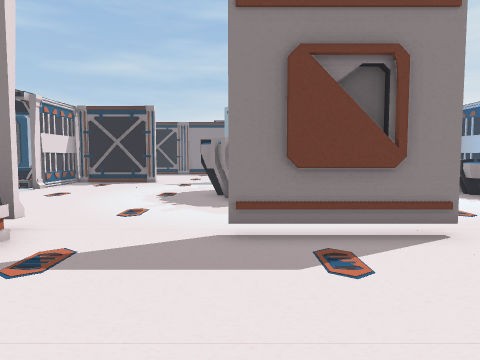
[1] (above)

21 first-person views from a walk through a 3-D level made in the Unity game engine. The camera is 1.4 m above the floor, tilts 4° down and sees 70° across. The floor is counted in squares, 1 m on a side. Each view is taken from the middle of a square. On the plan, view 1 faces up. The plan holds only what a view shows up to about 15 squares ahead; the rest is blank. Door leaves are left out, so doorways stand open. Some surface patterns are stand-ins.

[2]
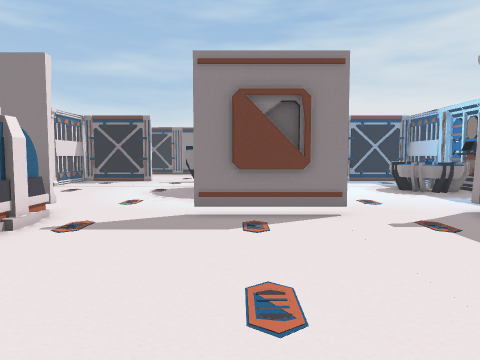

[3]
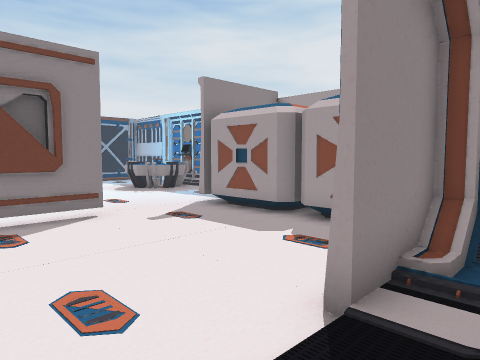

[4]
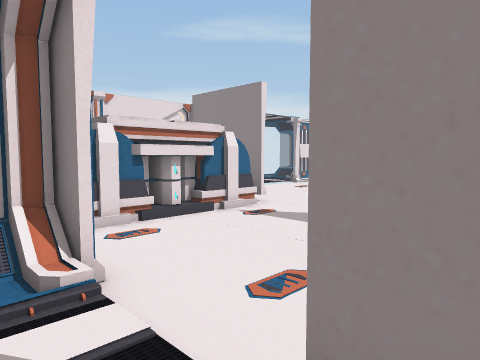

[5]
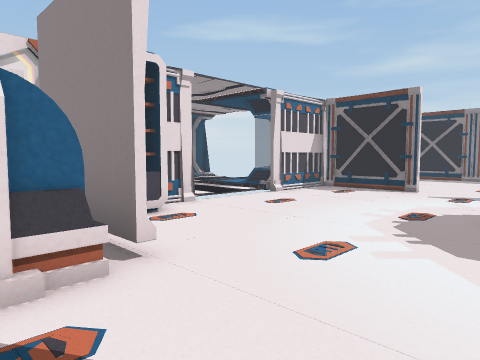

[6]
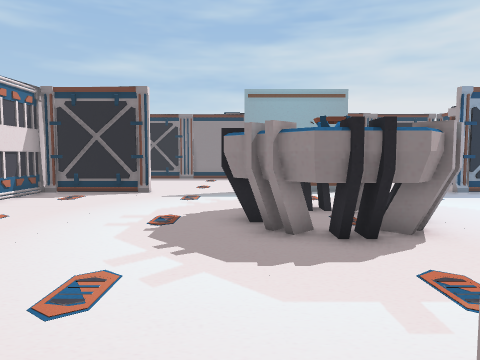

[7]
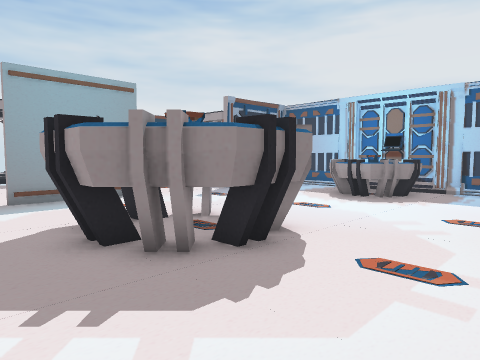

[8]
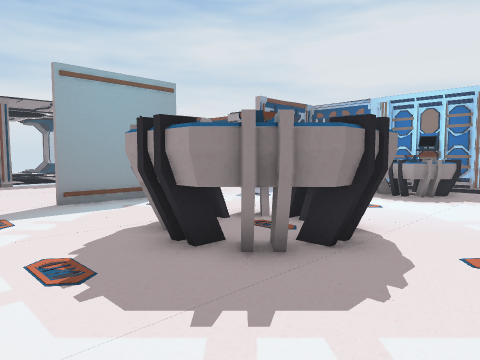

[9]
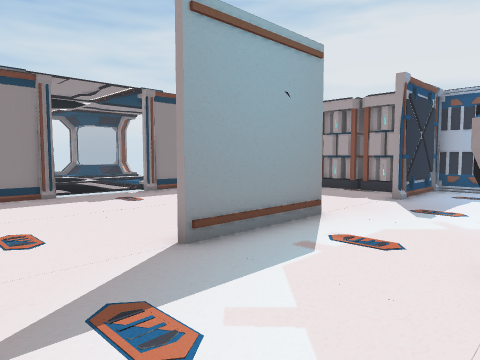

[10]
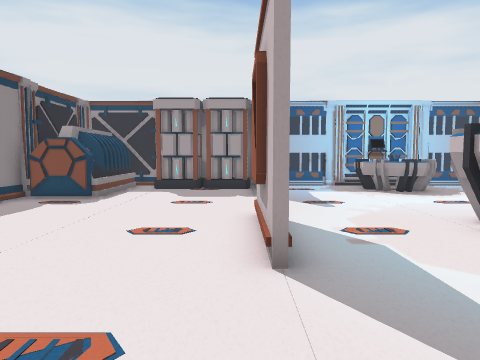

[11]
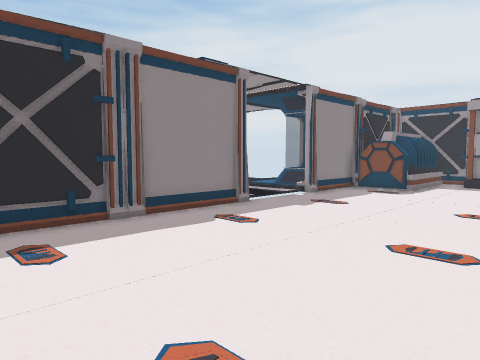

[12]
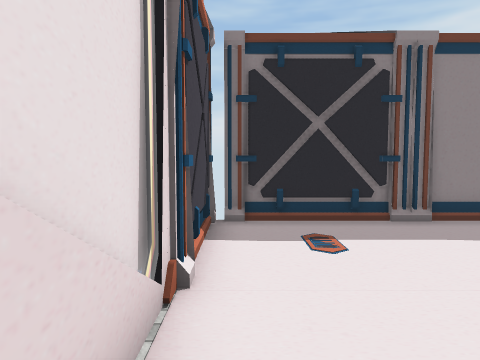

[13]
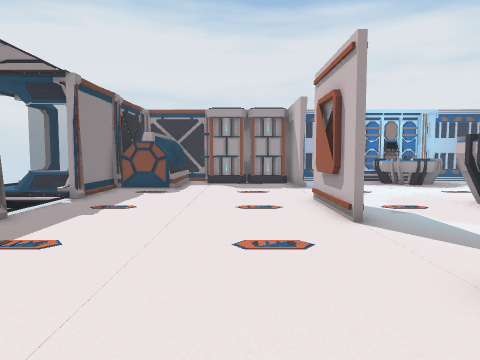

[14]
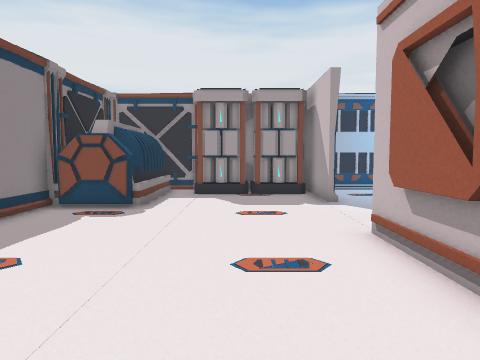

[15]
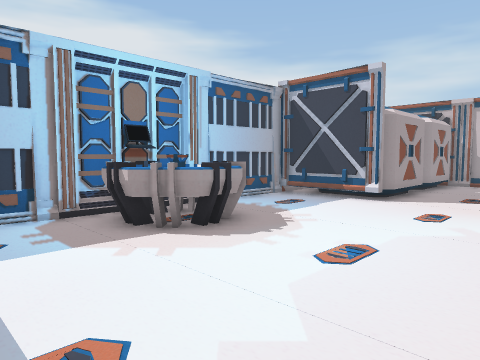

[16]
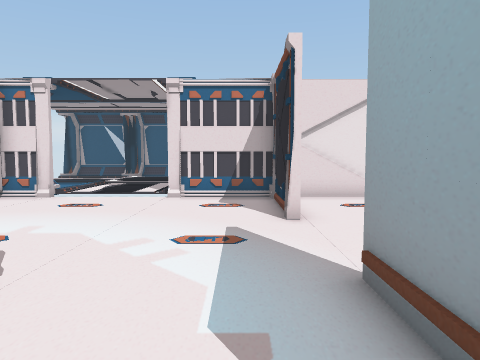

[17]
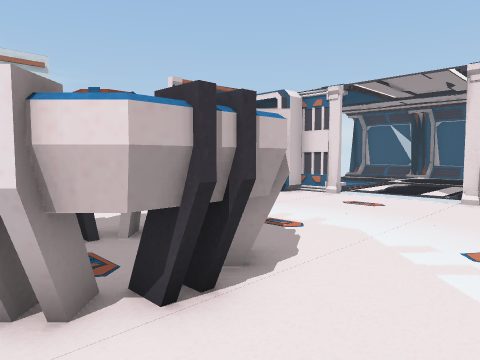

[18]
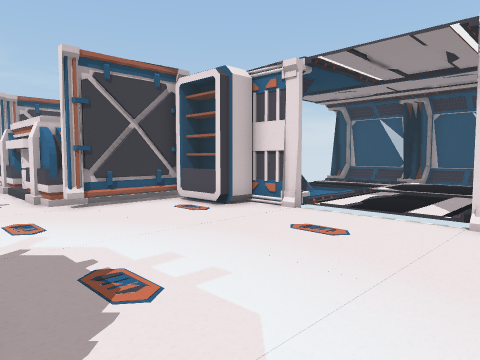

[19]
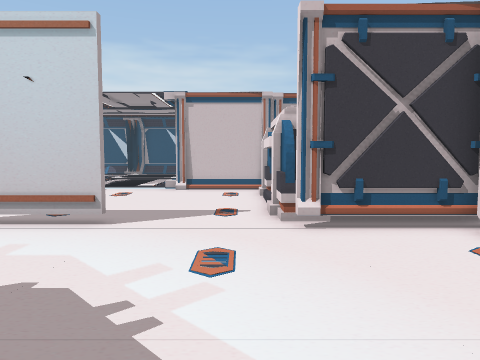

[20]
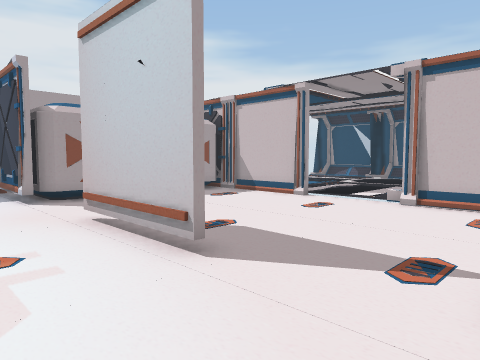

[21]
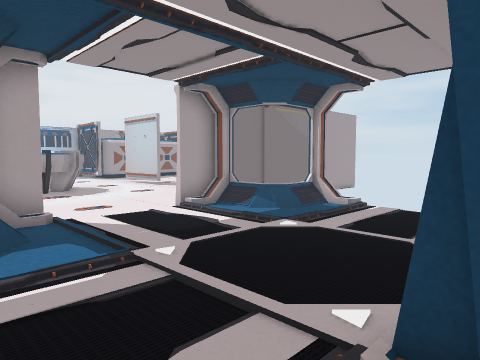

### Floor plan
Key: @ floor where view 1 was taken; # wall or solid block; . main floor; : floor 0.25 m higher than the main floor; / step, stairs or slope; D open door; = window, fence, low wall or low ledge; P projector; T thing the floor can be seen under or through; C computer; N container; B battery; O other object.
Columns run from 19 left of view 1 to 12 right of it. Each row starts with its distance up from view 1.
 29                     .::/==#
 28                     .::/=
 27               ####DDDDD##
 26           ######.#DDDDD#.OO
 25           #..............OOOOO
 24           #..............OOOOO##
 23           #...................##
 22           =..................BB
 21           =..................BB=
 20           =..................BB=
 19           =....DDDD###.DDDD..BB
 18           #####DDDD#.##DDDD#####
 17  /        #...................##
 16    :.::/= #...................#
 15  #/:.:::::#........OOO........#
 14 ##/:::::::D.......OOOOO.....PPC
 13 =/:::::...D.......O OOO....PPPC
 12 =/:::::...D.......OOOOO....PPPC
 11   /:::::::D.......OOOOO.....PPC
 10    :.:::::#........OOO........##
  9    :.::/==##..................#
  8     .::/= #O..................#
  7     .:/## #O..................#
  6        #  =####ODDDTTTTDDDD####
  5           =   OO..........NNNN
  4               OO..........NN
  3              OOO..........NNN
  2               OO..........NN
  1               OO..........NN
  0                O...@......N
 -1                ###DDDDD##.#
 -2                  #DDDDD/###
 -3                    ::..:
 -4                     :.::
 -5                     :.:

Where each view was taken, in squares from view 1:
view 1: 0 up, 0 right, facing up
view 2: 3 down, 1 right, facing up
view 3: 3 down, 0 right, facing up-right
view 4: 3 down, 4 right, facing up-left
view 5: 4 up, 0 right, facing up-left
view 6: 5 up, 1 left, facing up
view 7: 7 up, 3 left, facing up-right
view 8: 8 up, 4 left, facing up-right
view 9: 14 up, 4 left, facing up-right
view 10: 19 up, 5 left, facing right
view 11: 19 up, 8 left, facing up-right
view 12: 19 up, 8 left, facing up
view 13: 21 up, 8 left, facing right
view 14: 21 up, 3 left, facing right
view 15: 17 up, 3 right, facing down-right
view 16: 17 up, 3 right, facing left
view 17: 17 up, 3 right, facing down-left
view 18: 16 up, 1 left, facing down-left
view 19: 13 up, 3 left, facing down
view 20: 9 up, 4 left, facing down-right
view 21: 17 up, 18 left, facing down-right
